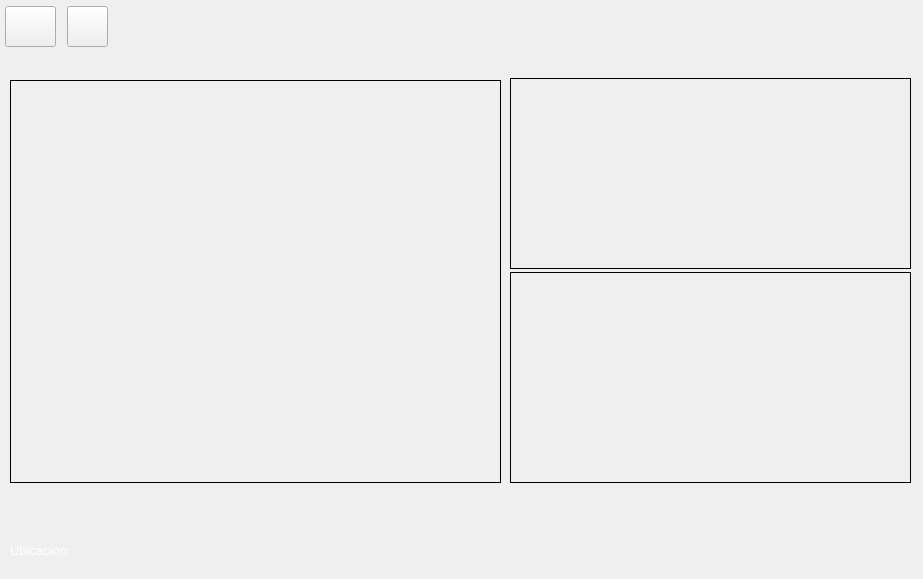
<?xml version="1.0" encoding="UTF-8"?>
<ui version="4.0">
 <class>MainWindow</class>
 <widget class="QMainWindow" name="MainWindow">
  <property name="windowModality">
   <enum>Qt::ApplicationModal</enum>
  </property>
  <property name="geometry">
   <rect>
    <x>0</x>
    <y>0</y>
    <width>923</width>
    <height>579</height>
   </rect>
  </property>
  <property name="minimumSize">
   <size>
    <width>923</width>
    <height>579</height>
   </size>
  </property>
  <property name="maximumSize">
   <size>
    <width>923</width>
    <height>579</height>
   </size>
  </property>
  <property name="windowTitle">
   <string>Html5 Checker</string>
  </property>
  <property name="windowIcon">
   <iconset resource="imagenes.qrc">
    <normaloff>:/recursos/imagenes/logofinal.png</normaloff>:/recursos/imagenes/logofinal.png</iconset>
  </property>
  <property name="styleSheet">
   <string notr="true">
border-image: url(:/recursos/imagenes/fondonexus.png);</string>
  </property>
  <widget class="QWidget" name="centralWidget">
   <widget class="QTextEdit" name="AppOutput">
    <property name="geometry">
     <rect>
      <x>510</x>
      <y>78</y>
      <width>401</width>
      <height>191</height>
     </rect>
    </property>
    <property name="styleSheet">
     <string notr="true">
background-color: qradialgradient(spread:pad, cx:0.0, cy:0.0, radius:0.0, fx:0.0, fy:0.0, stop:0 rgba(0, 0, 0, 0), stop:0.35 rgba(0, 0, 0, 0), stop:0.0 rgba(0, 0, 0, 0), stop:0.425 rgba(0, 0, 0, 0), stop:0.0 rgba(0, 0, 0, 0), stop:1 rgba(0, 0, 0, 0));


border-image: url(:/imagenes/negro4.gif);
font: 75 10pt &quot;MS Shell Dlg 2&quot;;
color: rgb(255, 255, 255);</string>
    </property>
   </widget>
   <widget class="QLabel" name="lbUbicacion">
    <property name="geometry">
     <rect>
      <x>10</x>
      <y>525</y>
      <width>771</width>
      <height>51</height>
     </rect>
    </property>
    <property name="font">
     <font>
      <family>MS Shell Dlg 2</family>
      <pointsize>10</pointsize>
      <weight>9</weight>
      <italic>false</italic>
      <bold>false</bold>
     </font>
    </property>
    <property name="styleSheet">
     <string notr="true">
background-color: qradialgradient(spread:pad, cx:0.0, cy:0.0, radius:0.0, fx:0.0, fy:0.0, stop:0 rgba(0, 0, 0, 0), stop:0.35 rgba(0, 0, 0, 0), stop:0.0 rgba(0, 0, 0, 0), stop:0.425 rgba(0, 0, 0, 0), stop:0.0 rgba(0, 0, 0, 0), stop:1 rgba(0, 0, 0, 0));


border-image: url(:/imagenes/negro4.gif);
font: 75 10pt &quot;MS Shell Dlg 2&quot;;
color: rgb(255, 255, 255);</string>
    </property>
    <property name="text">
     <string>Ubicación:</string>
    </property>
   </widget>
   <widget class="QPlainTextEdit" name="textEdit">
    <property name="geometry">
     <rect>
      <x>10</x>
      <y>80</y>
      <width>491</width>
      <height>403</height>
     </rect>
    </property>
    <property name="styleSheet">
     <string notr="true">
background-color: qradialgradient(spread:pad, cx:0.0, cy:0.0, radius:0.0, fx:0.0, fy:0.0, stop:0 rgba(0, 0, 0, 0), stop:0.35 rgba(0, 0, 0, 0), stop:0.0 rgba(0, 0, 0, 0), stop:0.425 rgba(0, 0, 0, 0), stop:0.0 rgba(0, 0, 0, 0), stop:1 rgba(0, 0, 0, 0));


border-image: url(:/imagenes/negro4.gif);
font: 75 10pt &quot;MS Shell Dlg 2&quot;;
color: rgb(255, 255, 255);</string>
    </property>
   </widget>
   <widget class="QTextEdit" name="TextEdit_2">
    <property name="geometry">
     <rect>
      <x>510</x>
      <y>272</y>
      <width>401</width>
      <height>211</height>
     </rect>
    </property>
    <property name="styleSheet">
     <string notr="true">
background-color: qradialgradient(spread:pad, cx:0.0, cy:0.0, radius:0.0, fx:0.0, fy:0.0, stop:0 rgba(0, 0, 0, 0), stop:0.35 rgba(0, 0, 0, 0), stop:0.0 rgba(0, 0, 0, 0), stop:0.425 rgba(0, 0, 0, 0), stop:0.0 rgba(0, 0, 0, 0), stop:1 rgba(0, 0, 0, 0));


border-image: url(:/imagenes/negro4.gif);
font: 75 10pt &quot;MS Shell Dlg 2&quot;;
color: rgb(255, 255, 255);</string>
    </property>
   </widget>
   <widget class="QLabel" name="label">
    <property name="geometry">
     <rect>
      <x>0</x>
      <y>0</y>
      <width>921</width>
      <height>71</height>
     </rect>
    </property>
    <property name="styleSheet">
     <string notr="true">border-image: url(:/recursos/imagenes/banner.png);</string>
    </property>
    <property name="text">
     <string/>
    </property>
   </widget>
   <widget class="QPushButton" name="btnAbrir">
    <property name="geometry">
     <rect>
      <x>5</x>
      <y>6</y>
      <width>51</width>
      <height>41</height>
     </rect>
    </property>
    <property name="styleSheet">
     <string notr="true">image: url(:/recursos/imagenes/file_add.png);</string>
    </property>
    <property name="text">
     <string/>
    </property>
   </widget>
   <widget class="QPushButton" name="btnAbrir_2">
    <property name="geometry">
     <rect>
      <x>67</x>
      <y>6</y>
      <width>41</width>
      <height>41</height>
     </rect>
    </property>
    <property name="styleSheet">
     <string notr="true">image: url(:/recursos/imagenes/close.png);
</string>
    </property>
    <property name="text">
     <string/>
    </property>
   </widget>
   <widget class="QLabel" name="label_2">
    <property name="geometry">
     <rect>
      <x>800</x>
      <y>490</y>
      <width>111</width>
      <height>81</height>
     </rect>
    </property>
    <property name="styleSheet">
     <string notr="true">border-image: url(:/recursos/imagenes/logofinal.png);</string>
    </property>
    <property name="text">
     <string/>
    </property>
   </widget>
  </widget>
 </widget>
 <layoutdefault spacing="6" margin="11"/>
 <resources>
  <include location="imagenes.qrc"/>
 </resources>
 <connections/>
</ui>
